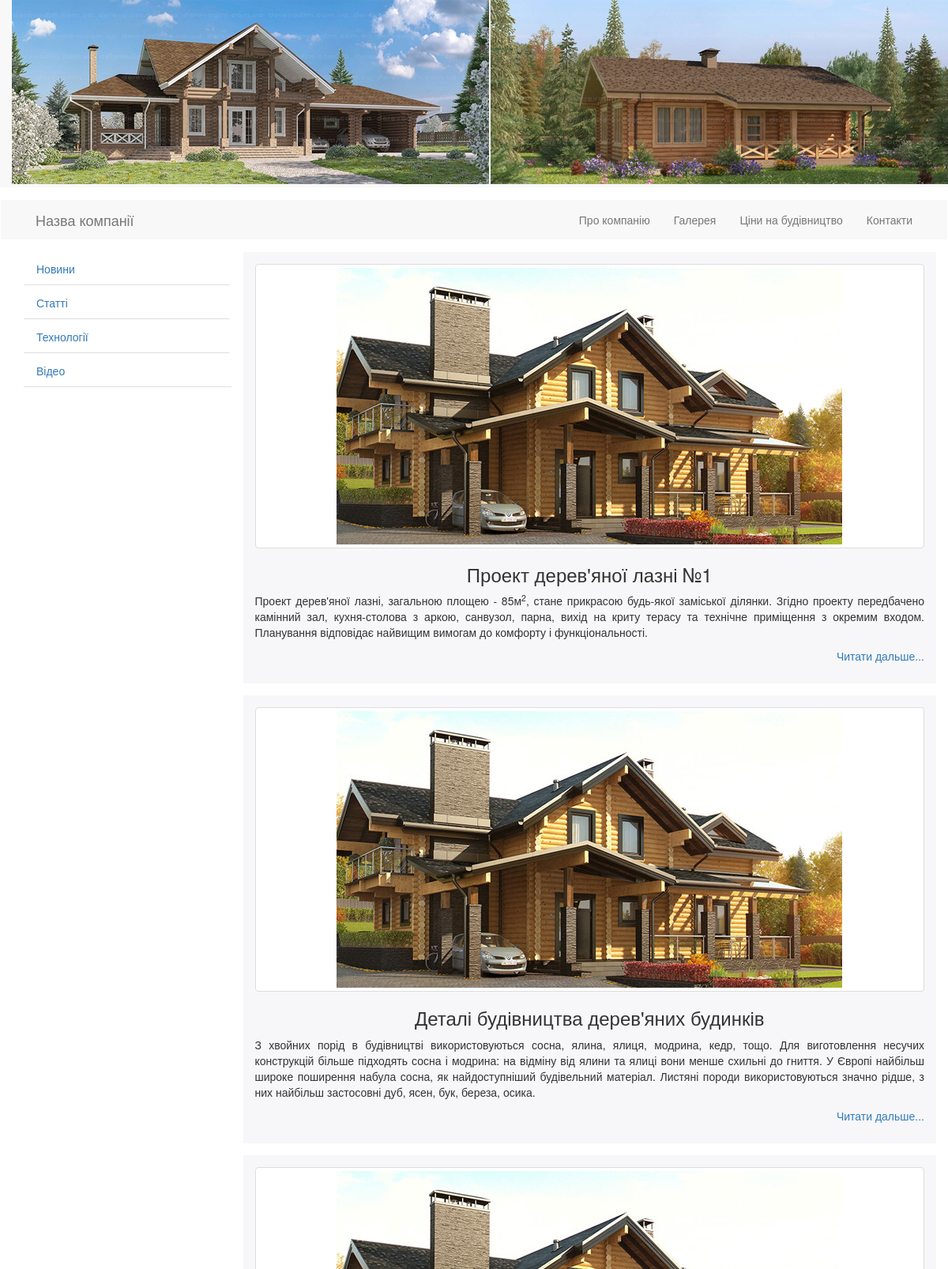
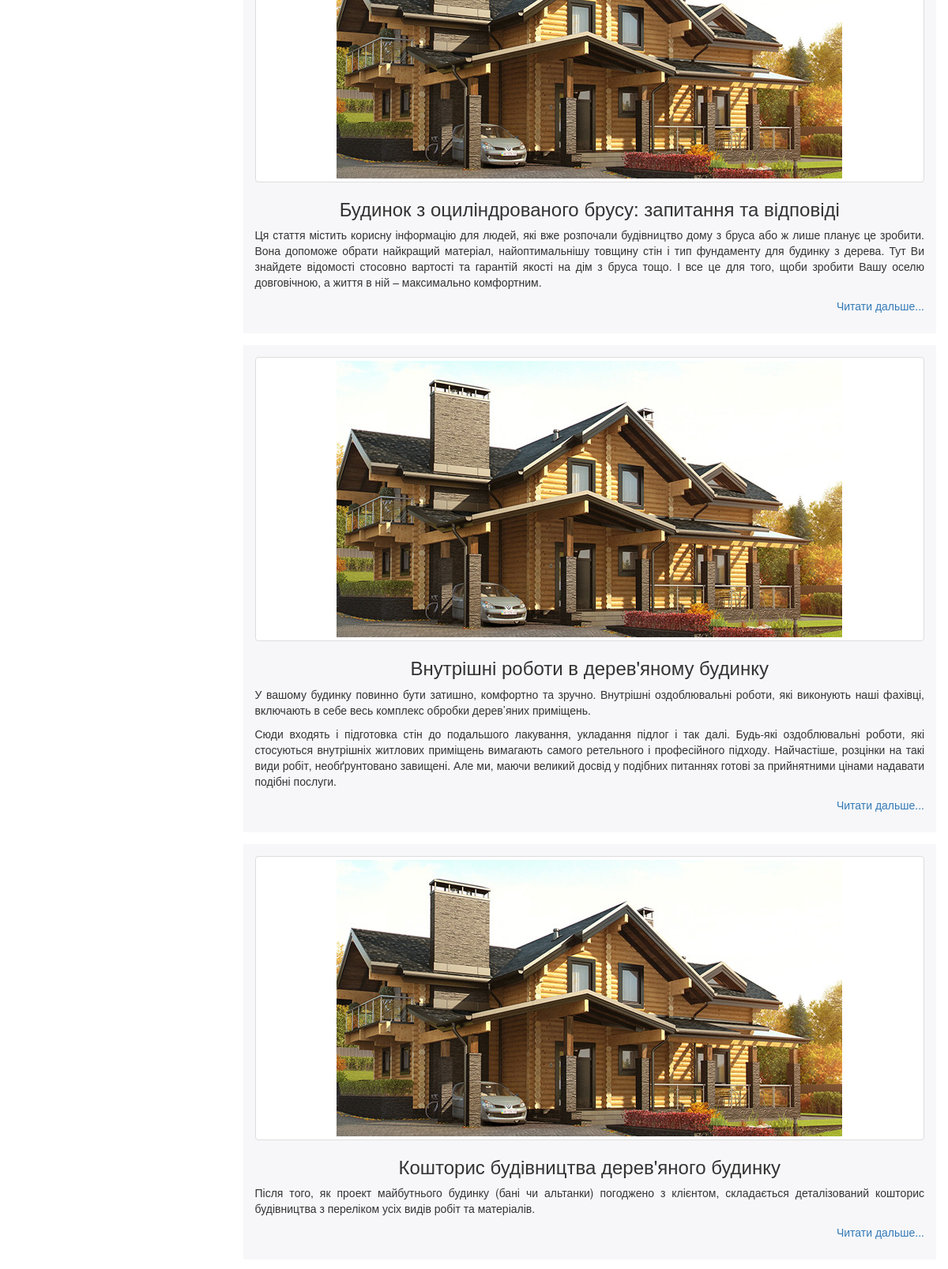
The page / (upper part) on the database its author committed (2 pictures, top to bottom).
### tables this page shows
CREATE TABLE IF NOT EXISTS `menu` (
  `id_menu` tinyint(3) unsigned NOT NULL AUTO_INCREMENT,
  `name_menu` varchar(255) NOT NULL,
  `text_menu` text NOT NULL,
  PRIMARY KEY (`id_menu`)
);

CREATE TABLE IF NOT EXISTS `category` (
  `id_category` tinyint(3) unsigned NOT NULL AUTO_INCREMENT,
  `name_category` varchar(255) NOT NULL,
  PRIMARY KEY (`id_category`)
);

CREATE TABLE IF NOT EXISTS `article` (
  `id` int(10) unsigned NOT NULL AUTO_INCREMENT,
  `title` varchar(300) NOT NULL,
  `description` text NOT NULL,
  `text` text NOT NULL,
  `date` date NOT NULL,
  `img_src` varchar(300) NOT NULL,
  `cat` tinyint(4) NOT NULL,
  PRIMARY KEY (`id`)
);

### classes/main.php (the view, shortened to what this page needs)
<?php
class main extends core {
	public function get_content(){
		$query = "SELECT id,title,date,description,img_src FROM article ORDER BY date DESC";
		$result = mysql_query($query);
		echo '<div class="col-md-9 c-right">';
		for($i = 0; $i < mysql_num_rows($result);$i++) {
			$row = mysql_fetch_array($result,MYSQL_ASSOC);
			printf('<div class="row article_box">
						<div class="thumbnail">
							<img src="%s" class="img-responsive">
						</div>
						<div class="text-center"><h3>%s</h3></div>
						<div class="text-justify">%s</div>
						<p class="text-right"><a href="?option=view&id_text=%s" >Читати дальше...</a></p>
					</div>',$row['img_src'],$row['title'],$row['description'],$row['id']);
		}
		echo '</div></div></div>';
	}
}
?>

### classes/core.php (shortened to what this page needs)
<?php
abstract class core{
	protected function get_header(){
		include "header.php";
	}
	protected function get_menu(){
		$row = $this->menu_array();
		echo 	'<div class="navbar mb15">
				  <div class="navbar-default">
						<div class="container">
							<div class="navbar-header">
							  <button type="button" class="btn btn-navbar navbar-toggle" data-toggle="collapse" data-target=".nav-collapse">
								<span class="icon-bar"></span>
								<span class="icon-bar"></span>
								<span class="icon-bar"></span>
							  </button>
							  <a class="navbar-brand" href="/">Назва компанії</a>
							</div>
							<nav class="collapse navbar-collapse nav-collapse">
								<ul class="nav navbar-nav navbar-right">';
		foreach ($row as $item){
			printf("<li><a href='?option=menu&id_menu=%s'>%s</a></li>",
			$item['id_menu'],$item['name_menu']);
			}
		echo '</ul></nav></div></div></div>';
	}
	protected function menu_array(){
		$query = "SELECT id_menu,name_menu FROM menu";
		$result = mysql_query($query);
		$row = array();
		for($i = 0;$i < mysql_num_rows($result); $i++) {
			$row[] = mysql_fetch_array($result, MYSQL_ASSOC);
		}
		return $row;
	}
	protected function get_left() {
		$query = "SELECT id_category,name_category FROM category";
		$result = mysql_query($query);
		echo '<div class="container">
			  <div class="row">
		      <div class="col-md-3 c-left">
			  <ul class="nav nav-tabs nav-stacked ">';
		for($i = 0;$i < mysql_num_rows($result); $i++) {
			$row = mysql_fetch_array($result, MYSQL_ASSOC);
			printf("<li><a href='?option=category&id_category=%s'>%s</a></li>",$row['id_category'],$row['name_category']);
		}
		echo '</ul>
			  </div>';
	}
	protected function get_footer(){
		include "footer.php";
	}
	public function get_body(){
		$this->get_menu();
		$this->get_left();
		$this->get_content();
	}
}
?>

### css/style.css (style rules this page uses)
.mb15 { margin-bottom: 15px; }
.navbar-nav-top a:hover, .navbar-nav-top a:focus, { border-bottom: 1px solid; border-top: 1px solid; }
.article_box { padding: 15px; background-color: #f7f7f9; margin-bottom: 15px; }
.nav-tabs.nav-stacked > li > a { border-bottom: 1px solid #ddd; -webkit-border-radius: 0; -moz-border-radius: 0; border-radius: 0; }

### rows shown on the page
menu: name_menu "Про компанію"
menu: name_menu "Галерея"
menu: name_menu "Ціни на будівництво"
menu: name_menu "Контакти"
category: name_category "Новини"
category: name_category "Статті"
category: name_category "Технології"
category: name_category "Відео"
article: img_src (picture), title "Проект дерев'яної лазні №1", description "Проект дерев'яної лазні, загальною площею - 85м 2 , стане прикрасою будь-якої заміської ділянки. Згідно проекту передбачено камінний зал, кухня-столова з аркою, санвузол, парна, вихід на криту терасу та технічне приміщення з окремим входом. Планування відповідає найвищим вимогам до комфорту і функціональності."
article: img_src (picture), title "Деталі будівництва дерев'яних будинків", description "З хвойних порід в будівництві використовуються сосна, ялина, ялиця, модрина, кедр, тощо. Для виготовлення несучих конструкцій більше підходять сосна і модрина: на відміну від ялини та ялиці вони менше схильні до гниття. У Європі найбільш широке поширення набула сосна, як найдоступніший будівельний матеріал. Листяні породи використовуються значно рідше, з них найбільш застосовні дуб, ясен, бук, береза, осика."
article: img_src (picture), title "Будинок з оциліндрованого брусу: запитання та відповіді", description "Ця стаття містить корисну інформацію для людей, які вже розпочали будівництво дому з бруса або ж лише планує це зробити. Вона допоможе обрати найкращий матеріал, найоптимальнішу товщину стін і тип фундаменту для будинку з дерева. Тут Ви знайдете відомості стосовно вартості та гарантій якості на дім з бруса тощо. І все це для того, щоби зробити Вашу оселю довговічною, а життя в ній – максимально комфортним."
article: img_src (picture), title "Внутрішні роботи в дерев'яному будинку", description "У вашому будинку повинно бути затишно, комфортно та зручно. Внутрішні оздоблювальні роботи, які виконують наші фахівці, включають в себе весь комплекс обробки дерев’яних приміщень. Сюди входять і підготовка стін до подальшого лакування, укладання підлог і так далі. Будь-які оздоблювальні роботи, які стосуються внутрішніх житлових приміщень вимагають самого ретельного і професійного підходу. Найчастіше, розцінки на такі види робіт, необґрунтовано завищені. Але ми, маючи великий досвід у подібних питаннях готові за прийнятними цінами надавати подібні послуги."
article: img_src (picture), title "Кошторис будівництва дерев'яного будинку", description "Після того, як проект майбутнього будинку (бані чи альтанки) погоджено з клієнтом, складається деталізований кошторис будівництва з переліком усіх видів робіт та матеріалів."
